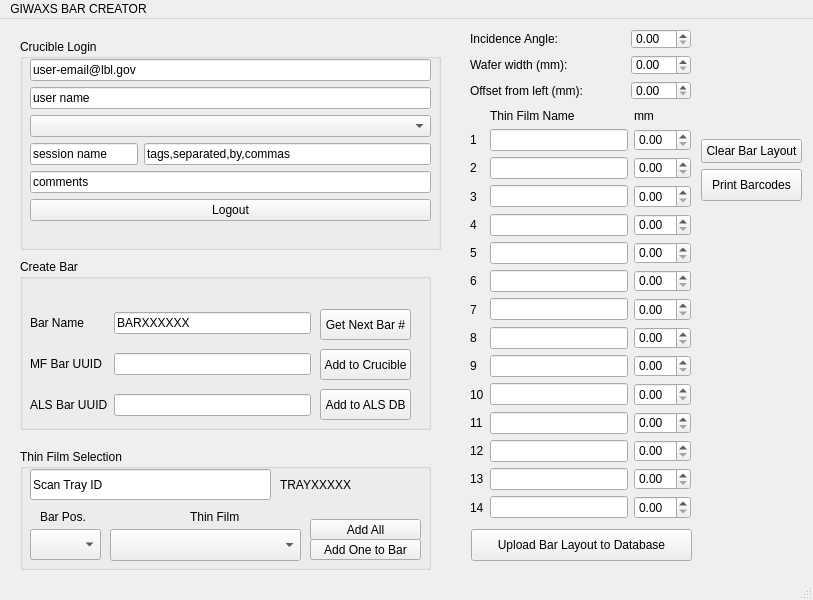
<?xml version="1.0" encoding="UTF-8"?>
<ui version="4.0">
 <class>MainWindow</class>
 <widget class="QMainWindow" name="MainWindow">
  <property name="geometry">
   <rect>
    <x>0</x>
    <y>0</y>
    <width>813</width>
    <height>600</height>
   </rect>
  </property>
  <property name="windowTitle">
   <string>MainWindow</string>
  </property>
  <widget class="QWidget" name="centralwidget">
   <widget class="QGroupBox" name="groupBox">
    <property name="geometry">
     <rect>
      <x>20</x>
      <y>240</y>
      <width>411</width>
      <height>171</height>
     </rect>
    </property>
    <property name="title">
     <string>Create Bar </string>
    </property>
    <widget class="QWidget" name="layoutWidget">
     <property name="geometry">
      <rect>
       <x>10</x>
       <y>40</y>
       <width>281</width>
       <height>131</height>
      </rect>
     </property>
     <layout class="QGridLayout" name="gridLayout">
      <item row="2" column="0">
       <widget class="QLabel" name="label_3">
        <property name="text">
         <string>ALS Bar UUID</string>
        </property>
       </widget>
      </item>
      <item row="2" column="1">
       <widget class="QLineEdit" name="lineEdit_als_bar_uuid"/>
      </item>
      <item row="1" column="1">
       <widget class="QLineEdit" name="lineEdit_mf_bar_uuid"/>
      </item>
      <item row="0" column="1">
       <widget class="QLineEdit" name="lineEdit_barName">
        <property name="text">
         <string>BARXXXXXX</string>
        </property>
       </widget>
      </item>
      <item row="1" column="0">
       <widget class="QLabel" name="label_2">
        <property name="text">
         <string>MF Bar UUID</string>
        </property>
       </widget>
      </item>
      <item row="0" column="0">
       <widget class="QLabel" name="label">
        <property name="text">
         <string>Bar Name</string>
        </property>
       </widget>
      </item>
     </layout>
    </widget>
    <widget class="QPushButton" name="pushButton_create_bar_crucible">
     <property name="geometry">
      <rect>
       <x>300</x>
       <y>90</y>
       <width>91</width>
       <height>31</height>
      </rect>
     </property>
     <property name="text">
      <string>Add to Crucible</string>
     </property>
    </widget>
    <widget class="QPushButton" name="pushButton_create_bar_als">
     <property name="geometry">
      <rect>
       <x>300</x>
       <y>130</y>
       <width>91</width>
       <height>31</height>
      </rect>
     </property>
     <property name="text">
      <string>Add to ALS DB</string>
     </property>
    </widget>
    <widget class="QPushButton" name="pushButton_new_bar_name">
     <property name="geometry">
      <rect>
       <x>300</x>
       <y>50</y>
       <width>91</width>
       <height>31</height>
      </rect>
     </property>
     <property name="text">
      <string>Get Next Bar #</string>
     </property>
    </widget>
   </widget>
   <widget class="QPushButton" name="pushButton_upload_bar">
    <property name="geometry">
     <rect>
      <x>471</x>
      <y>510</y>
      <width>221</width>
      <height>32</height>
     </rect>
    </property>
    <property name="text">
     <string>Upload Bar Layout to Database</string>
    </property>
   </widget>
   <widget class="QPushButton" name="pushButton_print_barcode">
    <property name="geometry">
     <rect>
      <x>701</x>
      <y>150</y>
      <width>101</width>
      <height>32</height>
     </rect>
    </property>
    <property name="text">
     <string>Print Barcodes</string>
    </property>
   </widget>
   <widget class="QGroupBox" name="groupBox_3">
    <property name="geometry">
     <rect>
      <x>20</x>
      <y>430</y>
      <width>411</width>
      <height>121</height>
     </rect>
    </property>
    <property name="title">
     <string>Thin Film Selection</string>
    </property>
    <widget class="QLineEdit" name="lineEdit_tray_uuid">
     <property name="geometry">
      <rect>
       <x>10</x>
       <y>20</y>
       <width>241</width>
       <height>31</height>
      </rect>
     </property>
     <property name="font">
      <font>
       <kerning>true</kerning>
      </font>
     </property>
     <property name="text">
      <string>Scan Tray ID</string>
     </property>
    </widget>
    <widget class="QLabel" name="label_tray_name">
     <property name="geometry">
      <rect>
       <x>260</x>
       <y>20</y>
       <width>101</width>
       <height>31</height>
      </rect>
     </property>
     <property name="text">
      <string>TRAYXXXXX</string>
     </property>
    </widget>
    <widget class="QPushButton" name="pushButton_add_to_bar">
     <property name="geometry">
      <rect>
       <x>290</x>
       <y>90</y>
       <width>111</width>
       <height>21</height>
      </rect>
     </property>
     <property name="text">
      <string>Add One to Bar</string>
     </property>
    </widget>
    <widget class="QComboBox" name="comboBox_select_barpos">
     <property name="geometry">
      <rect>
       <x>10</x>
       <y>80</y>
       <width>71</width>
       <height>31</height>
      </rect>
     </property>
    </widget>
    <widget class="QLabel" name="label_21">
     <property name="geometry">
      <rect>
       <x>170</x>
       <y>60</y>
       <width>55</width>
       <height>16</height>
      </rect>
     </property>
     <property name="text">
      <string>Thin Film</string>
     </property>
    </widget>
    <widget class="QLabel" name="label_19">
     <property name="geometry">
      <rect>
       <x>20</x>
       <y>60</y>
       <width>50</width>
       <height>16</height>
      </rect>
     </property>
     <property name="text">
      <string>Bar Pos.</string>
     </property>
    </widget>
    <widget class="QComboBox" name="comboBox_select_thinfilm">
     <property name="geometry">
      <rect>
       <x>90</x>
       <y>80</y>
       <width>191</width>
       <height>32</height>
      </rect>
     </property>
    </widget>
    <widget class="QPushButton" name="pushButton_add_all">
     <property name="geometry">
      <rect>
       <x>290</x>
       <y>70</y>
       <width>111</width>
       <height>21</height>
      </rect>
     </property>
     <property name="text">
      <string>Add All</string>
     </property>
    </widget>
   </widget>
   <widget class="QGroupBox" name="groupBox_4">
    <property name="geometry">
     <rect>
      <x>20</x>
      <y>20</y>
      <width>421</width>
      <height>211</height>
     </rect>
    </property>
    <property name="title">
     <string>Crucible Login</string>
    </property>
    <widget class="QWidget" name="layoutWidget_2">
     <property name="geometry">
      <rect>
       <x>10</x>
       <y>20</y>
       <width>401</width>
       <height>171</height>
      </rect>
     </property>
     <layout class="QFormLayout" name="formLayout">
      <item row="1" column="0" colspan="2">
       <widget class="QLineEdit" name="username_lineEdit">
        <property name="text">
         <string>user name</string>
        </property>
       </widget>
      </item>
      <item row="2" column="0" colspan="2">
       <widget class="QComboBox" name="project_comboBox"/>
      </item>
      <item row="3" column="0">
       <widget class="QLineEdit" name="session_lineEdit">
        <property name="text">
         <string>session name</string>
        </property>
       </widget>
      </item>
      <item row="3" column="1">
       <widget class="QLineEdit" name="tags_lineEdit">
        <property name="text">
         <string>tags,separated,by,commas</string>
        </property>
       </widget>
      </item>
      <item row="4" column="0" colspan="2">
       <widget class="QLineEdit" name="comments_lineEdit">
        <property name="text">
         <string>comments</string>
        </property>
       </widget>
      </item>
      <item row="5" column="0" colspan="2">
       <widget class="QPushButton" name="logout_button">
        <property name="text">
         <string>Logout</string>
        </property>
       </widget>
      </item>
      <item row="0" column="0" colspan="2">
       <widget class="QLineEdit" name="email_lineEdit">
        <property name="text">
         <string>user-email@lbl.gov</string>
        </property>
       </widget>
      </item>
     </layout>
    </widget>
   </widget>
   <widget class="QPushButton" name="pushButton_clear_bar">
    <property name="geometry">
     <rect>
      <x>701</x>
      <y>120</y>
      <width>101</width>
      <height>24</height>
     </rect>
    </property>
    <property name="text">
     <string>Clear Bar Layout</string>
    </property>
   </widget>
   <widget class="QWidget" name="">
    <property name="geometry">
     <rect>
      <x>470</x>
      <y>90</y>
      <width>221</width>
      <height>410</height>
     </rect>
    </property>
    <layout class="QGridLayout" name="gridLayout_2">
     <item row="0" column="1">
      <widget class="QLabel" name="label_18">
       <property name="text">
        <string>Thin Film Name</string>
       </property>
      </widget>
     </item>
     <item row="0" column="2">
      <widget class="QLabel" name="label_17">
       <property name="text">
        <string>mm </string>
       </property>
      </widget>
     </item>
     <item row="1" column="0">
      <widget class="QLabel" name="label_4">
       <property name="text">
        <string>1</string>
       </property>
      </widget>
     </item>
     <item row="1" column="1">
      <widget class="QLineEdit" name="lineEdit_tf_1"/>
     </item>
     <item row="1" column="2">
      <widget class="QDoubleSpinBox" name="doubleSpinBox_mm_1"/>
     </item>
     <item row="2" column="0">
      <widget class="QLabel" name="label_5">
       <property name="text">
        <string>2</string>
       </property>
      </widget>
     </item>
     <item row="2" column="1">
      <widget class="QLineEdit" name="lineEdit_tf_2"/>
     </item>
     <item row="2" column="2">
      <widget class="QDoubleSpinBox" name="doubleSpinBox_mm_2"/>
     </item>
     <item row="3" column="0">
      <widget class="QLabel" name="label_7">
       <property name="text">
        <string>3</string>
       </property>
      </widget>
     </item>
     <item row="3" column="1">
      <widget class="QLineEdit" name="lineEdit_tf_3"/>
     </item>
     <item row="3" column="2">
      <widget class="QDoubleSpinBox" name="doubleSpinBox_mm_3"/>
     </item>
     <item row="4" column="0">
      <widget class="QLabel" name="label_6">
       <property name="text">
        <string>4</string>
       </property>
      </widget>
     </item>
     <item row="4" column="1">
      <widget class="QLineEdit" name="lineEdit_tf_4"/>
     </item>
     <item row="4" column="2">
      <widget class="QDoubleSpinBox" name="doubleSpinBox_mm_4"/>
     </item>
     <item row="5" column="0">
      <widget class="QLabel" name="label_9">
       <property name="text">
        <string>5</string>
       </property>
      </widget>
     </item>
     <item row="5" column="1">
      <widget class="QLineEdit" name="lineEdit_tf_5"/>
     </item>
     <item row="5" column="2">
      <widget class="QDoubleSpinBox" name="doubleSpinBox_mm_5"/>
     </item>
     <item row="6" column="0">
      <widget class="QLabel" name="label_8">
       <property name="text">
        <string>6</string>
       </property>
      </widget>
     </item>
     <item row="6" column="1">
      <widget class="QLineEdit" name="lineEdit_tf_6"/>
     </item>
     <item row="6" column="2">
      <widget class="QDoubleSpinBox" name="doubleSpinBox_mm_6"/>
     </item>
     <item row="7" column="0">
      <widget class="QLabel" name="label_11">
       <property name="text">
        <string>7</string>
       </property>
      </widget>
     </item>
     <item row="7" column="1">
      <widget class="QLineEdit" name="lineEdit_tf_7"/>
     </item>
     <item row="7" column="2">
      <widget class="QDoubleSpinBox" name="doubleSpinBox_mm_7"/>
     </item>
     <item row="8" column="0">
      <widget class="QLabel" name="label_10">
       <property name="text">
        <string>8</string>
       </property>
      </widget>
     </item>
     <item row="8" column="1">
      <widget class="QLineEdit" name="lineEdit_tf_8"/>
     </item>
     <item row="8" column="2">
      <widget class="QDoubleSpinBox" name="doubleSpinBox_mm_8"/>
     </item>
     <item row="9" column="0">
      <widget class="QLabel" name="label_13">
       <property name="text">
        <string>9</string>
       </property>
      </widget>
     </item>
     <item row="9" column="1">
      <widget class="QLineEdit" name="lineEdit_tf_9"/>
     </item>
     <item row="9" column="2">
      <widget class="QDoubleSpinBox" name="doubleSpinBox_mm_9"/>
     </item>
     <item row="10" column="0">
      <widget class="QLabel" name="label_12">
       <property name="text">
        <string>10</string>
       </property>
      </widget>
     </item>
     <item row="10" column="1">
      <widget class="QLineEdit" name="lineEdit_tf_10"/>
     </item>
     <item row="10" column="2">
      <widget class="QDoubleSpinBox" name="doubleSpinBox_mm_10"/>
     </item>
     <item row="11" column="0">
      <widget class="QLabel" name="label_15">
       <property name="text">
        <string>11</string>
       </property>
      </widget>
     </item>
     <item row="11" column="1">
      <widget class="QLineEdit" name="lineEdit_tf_11"/>
     </item>
     <item row="11" column="2">
      <widget class="QDoubleSpinBox" name="doubleSpinBox_mm_11"/>
     </item>
     <item row="12" column="0">
      <widget class="QLabel" name="label_14">
       <property name="text">
        <string>12</string>
       </property>
      </widget>
     </item>
     <item row="12" column="1">
      <widget class="QLineEdit" name="lineEdit_tf_12"/>
     </item>
     <item row="12" column="2">
      <widget class="QDoubleSpinBox" name="doubleSpinBox_mm_12"/>
     </item>
     <item row="13" column="0">
      <widget class="QLabel" name="label_16">
       <property name="text">
        <string>13</string>
       </property>
      </widget>
     </item>
     <item row="13" column="1">
      <widget class="QLineEdit" name="lineEdit_tf_13"/>
     </item>
     <item row="13" column="2">
      <widget class="QDoubleSpinBox" name="doubleSpinBox_mm_13"/>
     </item>
     <item row="14" column="0">
      <widget class="QLabel" name="label_22">
       <property name="text">
        <string>14</string>
       </property>
      </widget>
     </item>
     <item row="14" column="1">
      <widget class="QLineEdit" name="lineEdit_tf_14"/>
     </item>
     <item row="14" column="2">
      <widget class="QDoubleSpinBox" name="doubleSpinBox_mm_14"/>
     </item>
    </layout>
   </widget>
   <widget class="QWidget" name="">
    <property name="geometry">
     <rect>
      <x>470</x>
      <y>10</y>
      <width>221</width>
      <height>71</height>
     </rect>
    </property>
    <layout class="QGridLayout" name="gridLayout_3">
     <item row="0" column="0">
      <widget class="QLabel" name="label_20">
       <property name="text">
        <string>Incidence Angle:</string>
       </property>
      </widget>
     </item>
     <item row="2" column="0" colspan="2">
      <widget class="QLabel" name="label_23">
       <property name="text">
        <string>Offset from left (mm):</string>
       </property>
      </widget>
     </item>
     <item row="2" column="2">
      <widget class="QDoubleSpinBox" name="doubleSpinBox_offset"/>
     </item>
     <item row="0" column="2">
      <widget class="QDoubleSpinBox" name="doubleSpinBox_angle"/>
     </item>
     <item row="1" column="2">
      <widget class="QDoubleSpinBox" name="doubleSpinBox_wafer_width"/>
     </item>
     <item row="1" column="0" colspan="2">
      <widget class="QLabel" name="label_24">
       <property name="text">
        <string>Wafer width (mm):</string>
       </property>
      </widget>
     </item>
    </layout>
   </widget>
  </widget>
  <widget class="QMenuBar" name="menubar">
   <property name="geometry">
    <rect>
     <x>0</x>
     <y>0</y>
     <width>813</width>
     <height>22</height>
    </rect>
   </property>
   <widget class="QMenu" name="menuGIWAXS_BAR_CREATOR">
    <property name="title">
     <string>GIWAXS BAR CREATOR</string>
    </property>
   </widget>
   <addaction name="menuGIWAXS_BAR_CREATOR"/>
  </widget>
  <widget class="QStatusBar" name="statusbar"/>
 </widget>
 <resources/>
 <connections/>
</ui>
